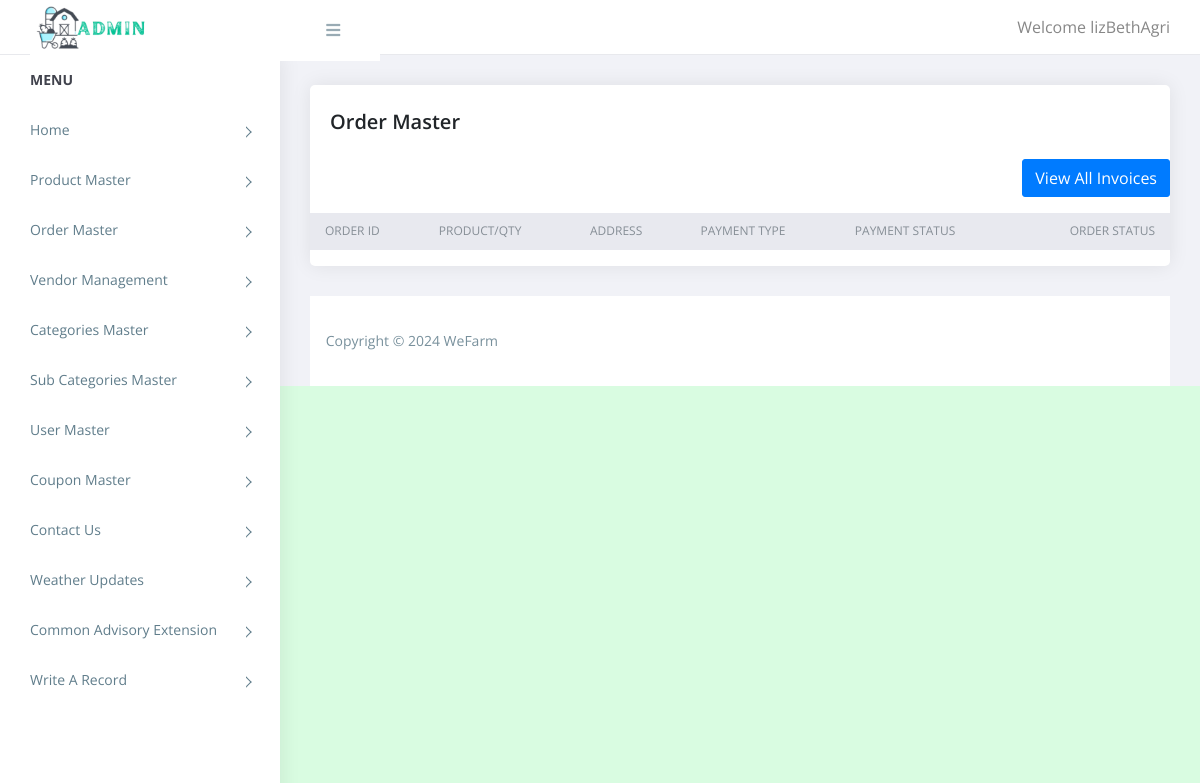
/admin/order_master_vendor.php (signed in), run on an earlier commit of the app's database.
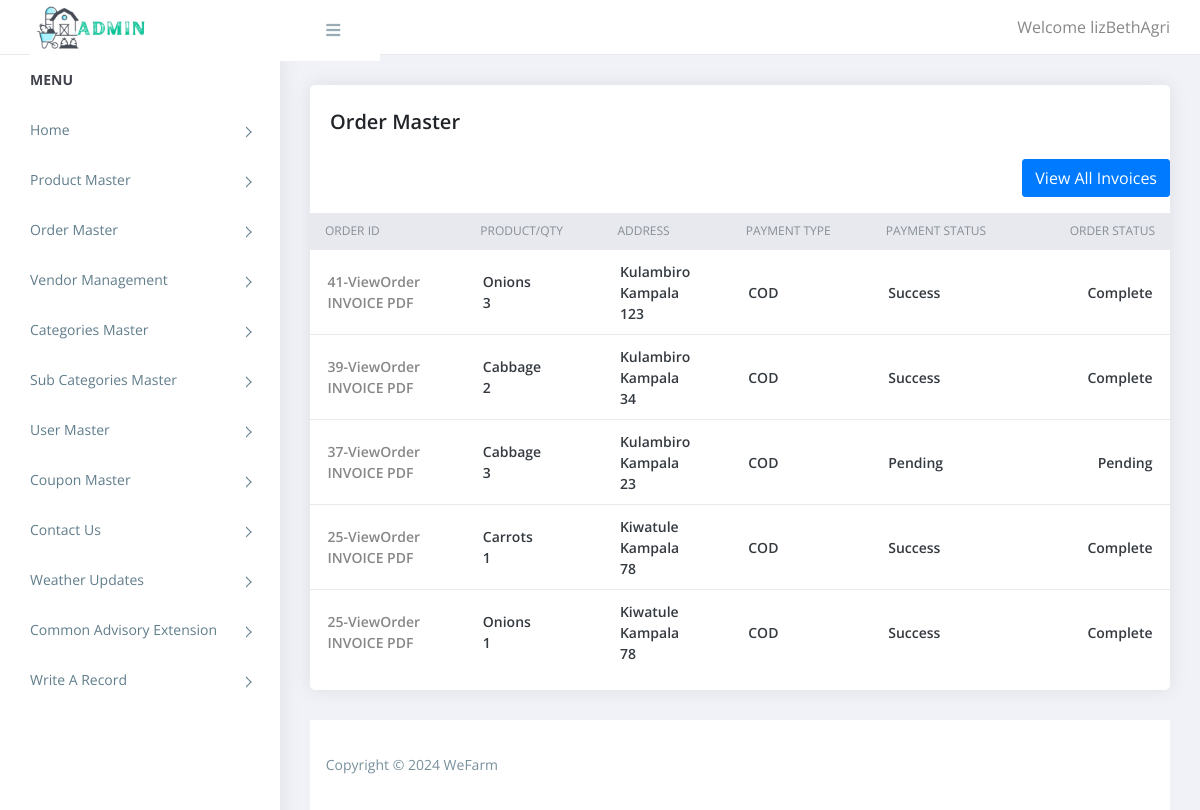
And on a later commit of the database.
### tables this page shows
CREATE TABLE `order_detail` (
  `id` int(11) NOT NULL,
  `order_id` int(11) NOT NULL,
  `product_id` int(11) NOT NULL,
  `qty` int(11) NOT NULL,
  `price` float NOT NULL
);

CREATE TABLE `order` (
  `id` int(11) NOT NULL,
  `user_id` int(11) NOT NULL,
  `address` varchar(250) NOT NULL,
  `city` varchar(50) NOT NULL,
  `pincode` int(11) NOT NULL,
  `payment_type` varchar(20) NOT NULL,
  `total_price` float NOT NULL,
  `payment_status` varchar(20) NOT NULL,
  `order_status` int(11) NOT NULL,
  `length` float NOT NULL,
  `breadth` float NOT NULL,
  `height` float NOT NULL,
  `weight` float NOT NULL,
  `txnid` varchar(20) NOT NULL,
  `mihpayid` varchar(20) NOT NULL,
  `ship_order_id` int(11) NOT NULL,
  `ship_shipment_id` int(11) NOT NULL,
  `payu_status` varchar(10) NOT NULL,
  `coupon_id` int(11) NOT NULL,
  `coupon_value` varchar(50) NOT NULL,
  `coupon_code` varchar(50) NOT NULL,
  `added_on` datetime NOT NULL
);

CREATE TABLE `product` (
  `id` int(11) NOT NULL,
  `categories_id` int(11) NOT NULL,
  `sub_categories_id` int(11) NOT NULL,
  `name` varchar(255) NOT NULL,
  `oldprice` float NOT NULL,
  `price` float NOT NULL,
  `qty` int(11) NOT NULL,
  `image` varchar(255) NOT NULL,
  `short_desc` varchar(2000) NOT NULL,
  `description` text NOT NULL,
  `best_seller` int(11) NOT NULL,
  `meta_title` varchar(2000) NOT NULL,
  `meta_desc` varchar(2000) NOT NULL,
  `meta_keyword` varchar(2000) NOT NULL,
  `added_by` int(11) NOT NULL,
  `status` tinyint(4) NOT NULL,
  `Rating` int(11) NOT NULL
);

CREATE TABLE `order_status` (
  `id` int(11) NOT NULL,
  `name` varchar(32) NOT NULL
);

### admin/order_master_vendor.php (the view)
<?php
require('top.inc.php');
?>
<div class="content pb-0">
	<div class="orders">
	   <div class="row">
		  <div class="col-xl-12">
			 <div class="card">
				<div class="card-body">
				   <h4 class="box-title">Order Master </h4>
				</div>
				<div class="text-right mb-3">
        <a href="invoices.php" class="btn btn-primary">View All Invoices</a>
    </div>
				<div class="card-body--">
				   <div class="table-stats order-table ov-h">
					  <table class="table">
							<thead>
								<tr>
									<th class="product-thumbnail">Order ID</th>
									<th class="product-name"><span class="nobr">Product/Qty</span></th>
									<th class="product-price"><span class="nobr"> Address </span></th>
									<th class="product-stock-stauts"><span class="nobr"> Payment Type </span></th>
									<th class="product-stock-stauts"><span class="nobr"> Payment Status </span></th>
									<th class="product-stock-stauts"><span class="nobr"> Order Status </span></th>
								</tr>
							</thead>
							<tbody>
								<?php
								$res=mysqli_query($con,"select order_detail.qty,product.name,`order`.*,order_status.name as order_status_str from order_detail,product,`order`,order_status where order_status.id=`order`.order_status and product.id=order_detail.product_id and `order`.id=order_detail.order_id and product.added_by='".$_SESSION['ADMIN_ID']."' order by `order`.id desc");
								while($row=mysqli_fetch_assoc($res)){
								?>
								<tr>
								<td class="product-add-to-cart"><a href="order_master_vendor_details.php?id=<?php echo $row['id']?>"> <?php echo $row['id']?>-ViewOrder</a><br/>
								<a href="../order_pdf.php?id=<?php echo $row['id']?>">INVOICE PDF</a></td>
									<td class="product-name">
									<?php echo $row['name']?><br/>
									<?php echo $row['qty']?>
									</td>
									<td class="product-name">
									<?php echo $row['address']?><br/>
									<?php echo $row['city']?><br/>
									<?php echo $row['pincode']?>
									</td>
									<td class="product-name"><?php echo $row['payment_type']?></td>
									<td class="product-name"><?php echo $row['payment_status']?></td>
									<td class="product-name"><?php echo $row['order_status_str']?></td>
								</tr>
								<?php } ?>
							</tbody>
						</table>
				   </div>
				</div>
			 </div>
		  </div>
	   </div>
	</div>
</div>
<?php
require('footer.inc.php');
?>

What changed in the data, as far as the page shows it:
added order_detail: order "41", product.name "Onions", qty "3", order.address "Kulambiro", order.city "Kampala", order.pincode "123", order.payment_type "COD", order.payment_status "Success", order_status.name "Complete"
added order_detail: order "39", product.name "Cabbage", qty "2", order.address "Kulambiro", order.city "Kampala", order.pincode "34", order.payment_type "COD", order.payment_status "Success", order_status.name "Complete"
added order_detail: order "37", product.name "Cabbage", qty "3", order.address "Kulambiro", order.city "Kampala", order.pincode "23", order.payment_type "COD", order.payment_status "Pending", order_status.name "Pending"
added order_detail: order "25", product.name "Carrots", qty "1", order.address "Kiwatule", order.city "Kampala", order.pincode "78", order.payment_type "COD", order.payment_status "Success", order_status.name "Complete"
added order_detail: order "25", product.name "Onions", qty "1", order.address "Kiwatule", order.city "Kampala", order.pincode "78", order.payment_type "COD", order.payment_status "Success", order_status.name "Complete"
